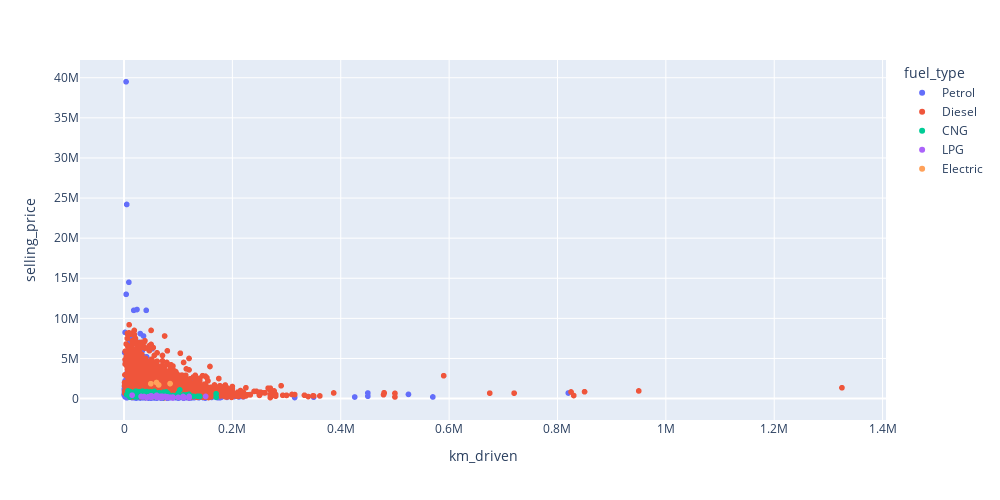

This figure's notebook cell:
### Markdown cell above
<h1><b>Bivariate Analysis</b></h1>

### Code cell
fig = psx.scatter(eda_df,x="km_driven",y="selling_price",color="fuel_type")
fig.update_layout(width=1000, height=500)
fig.write_image("SellingPriceKmdriven.png")
fig.show()

### Figure 1 — Plotly figure (JSON) as saved in the notebook; plotly's stock layout.template omitted (floating-point values rounded to 4 significant figures; data arrays with more than 128 entries replaced by an {"elided": "..."} marker saying what was removed)
{"data": [{"hovertemplate": "fuel_type=Petrol<br>km_driven=%{x}<br>selling_price=%{y}<extra></extra>", "legendgroup": "Petrol", "marker": {"color": "#636efa", "symbol": "circle"}, "mode": "markers", "name": "Petrol", "showlegend": true, "type": "scattergl", "x": {"elided": "7643 int values"}, "xaxis": "x", "y": {"elided": "7643 int values"}, "yaxis": "y"}, {"hovertemplate": "fuel_type=Diesel<br>km_driven=%{x}<br>selling_price=%{y}<extra></extra>", "legendgroup": "Diesel", "marker": {"color": "#EF553B", "symbol": "circle"}, "mode": "markers", "name": "Diesel", "showlegend": true, "type": "scattergl", "x": {"elided": "7418 int values"}, "xaxis": "x", "y": {"elided": "7418 int values"}, "yaxis": "y"}, {"hovertemplate": "fuel_type=CNG<br>km_driven=%{x}<br>selling_price=%{y}<extra></extra>", "legendgroup": "CNG", "marker": {"color": "#00cc96", "symbol": "circle"}, "mode": "markers", "name": "CNG", "showlegend": true, "type": "scattergl", "x": {"elided": "301 int values"}, "xaxis": "x", "y": {"elided": "301 int values"}, "yaxis": "y"}, {"hovertemplate": "fuel_type=LPG<br>km_driven=%{x}<br>selling_price=%{y}<extra></extra>", "legendgroup": "LPG", "marker": {"color": "#ab63fa", "symbol": "circle"}, "mode": "markers", "name": "LPG", "showlegend": true, "type": "scattergl", "x": [57413, 120000, 120000, 35000, 68128, 69000, 52755, 109000, 64000, 100000, 150624, 60343, 74000, 50000, 70000, 120000, 90000, 120000, 78000, 31535, 15000, 70521, 42125, 84915, 36976, 110000, 51012, 50000, 70000, 80000, 80000, 76239, 60200, 90000, 78000, 45154, 90000, 90000, 70000, 120000, 60000, 110000, 108000, 67000], "xaxis": "x", "y": [270000, 110000, 260000, 230000, 148000, 295000, 233000, 260000, 160000, 150000, 270000, 403000, 250000, 350000, 117000, 140000, 190000, 134000, 175000, 265000, 420000, 175000, 120000, 175000, 259000, 102000, 175000, 145000, 150000, 220000, 125000, 260000, 150000, 80000, 165000, 240000, 90000, 80000, 285000, 250000, 350000, 200000, 175000, 275000], "yaxis": "y"}, {"hovertemplate": "fuel_type=Electric<br>km_driven=%{x}<br>selling_price=%{y}<extra></extra>", "legendgroup": "Electric", "marker": {"color": "#FFA15A", "symbol": "circle"}, "mode": "markers", "name": "Electric", "showlegend": true, "type": "scattergl", "x": [49500, 60000, 85000, 64000], "xaxis": "x", "y": [1850000, 2000000, 1865000, 1699000], "yaxis": "y"}], "layout": {"height": 500, "legend": {"title": {"text": "fuel_type"}, "tracegroupgap": 0}, "margin": {"t": 60}, "width": 1000, "xaxis": {"anchor": "y", "autorange": true, "domain": [0, 1], "range": [-81220.0, 1406000.0], "title": {"text": "km_driven"}, "type": "linear"}, "yaxis": {"anchor": "x", "autorange": true, "domain": [0, 1], "range": [-2672000.0, 42210000.0], "title": {"text": "selling_price"}, "type": "linear"}}}
